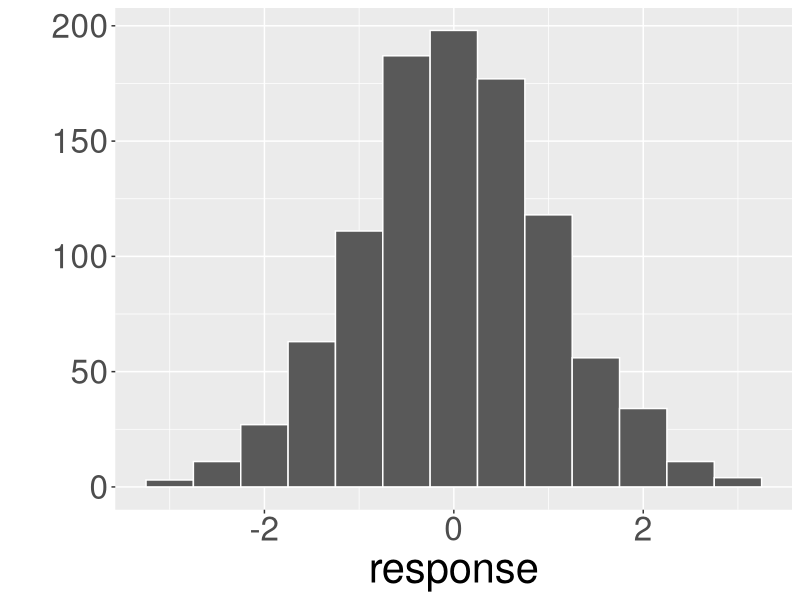
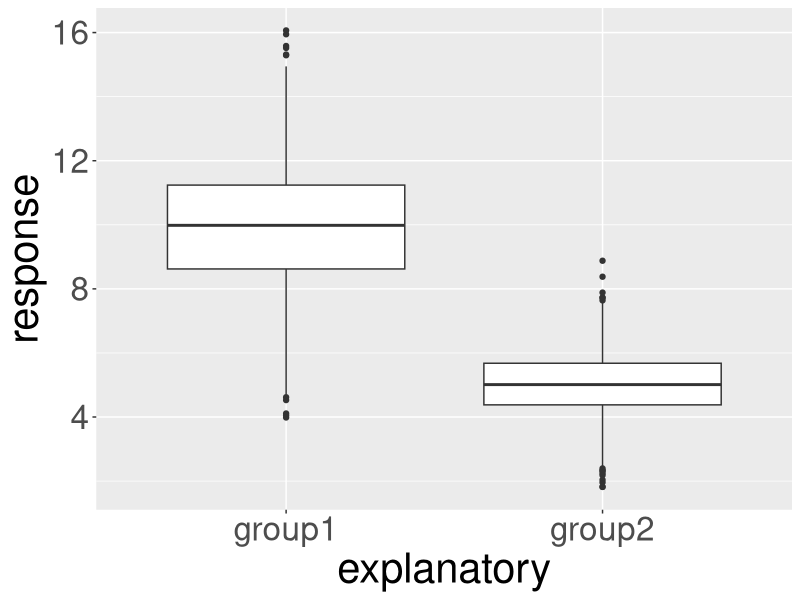
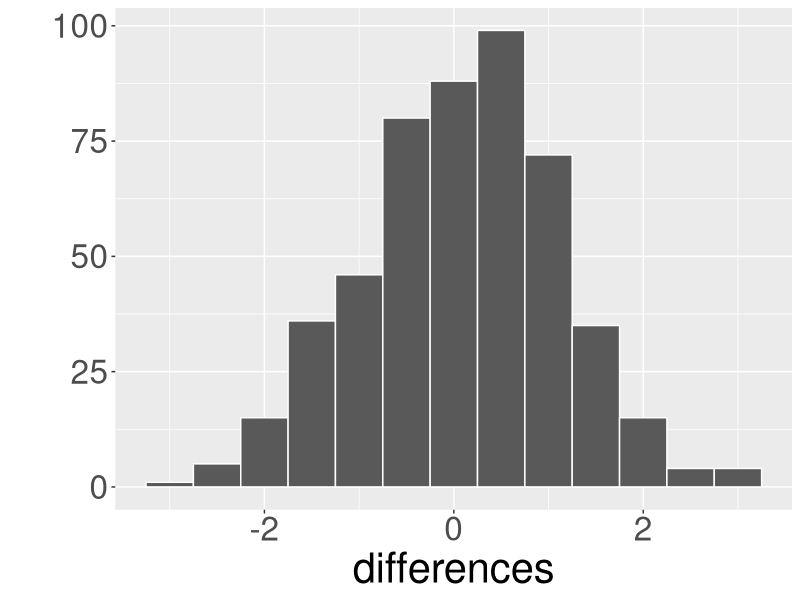
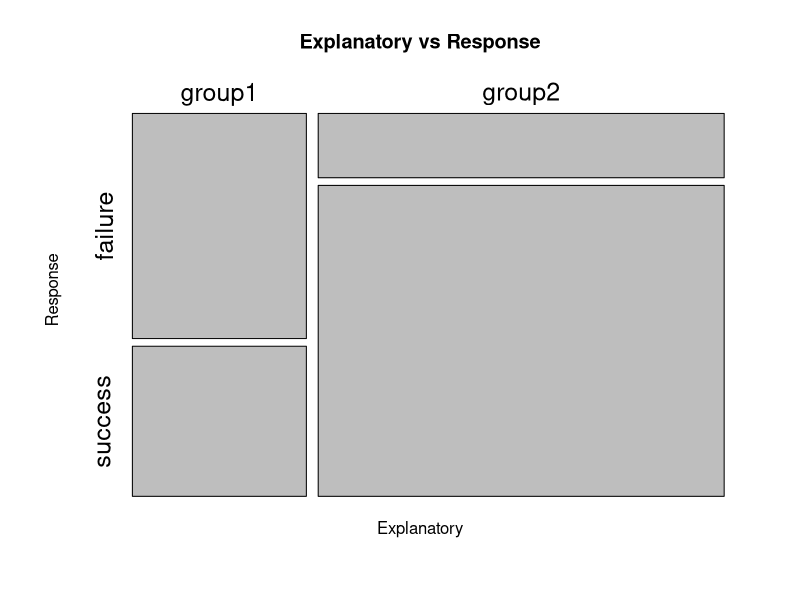
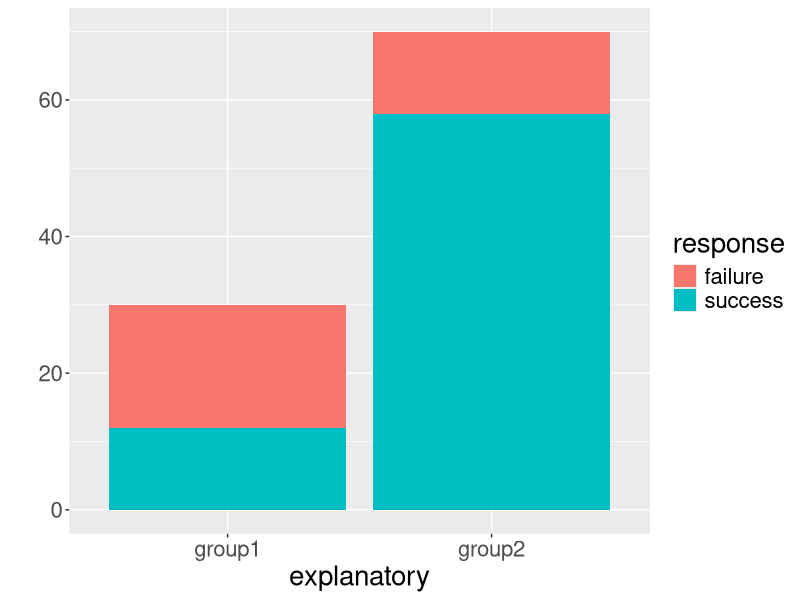
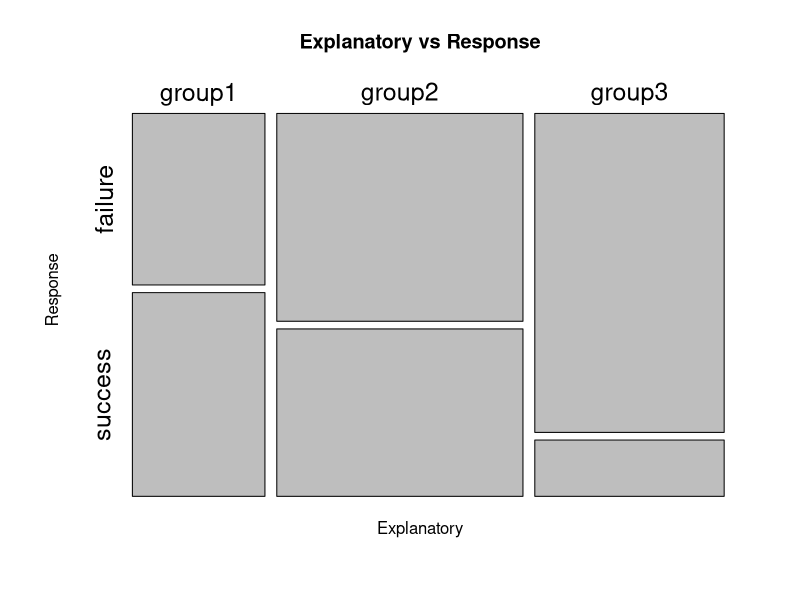
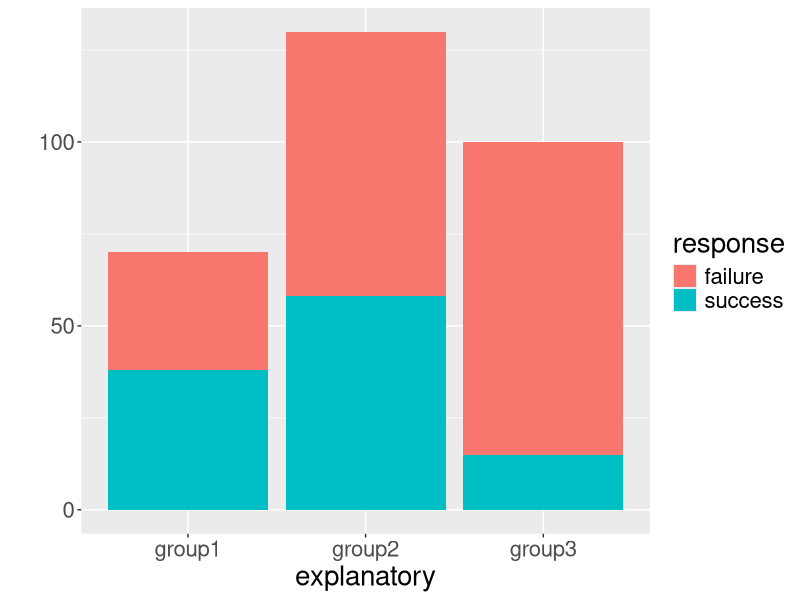
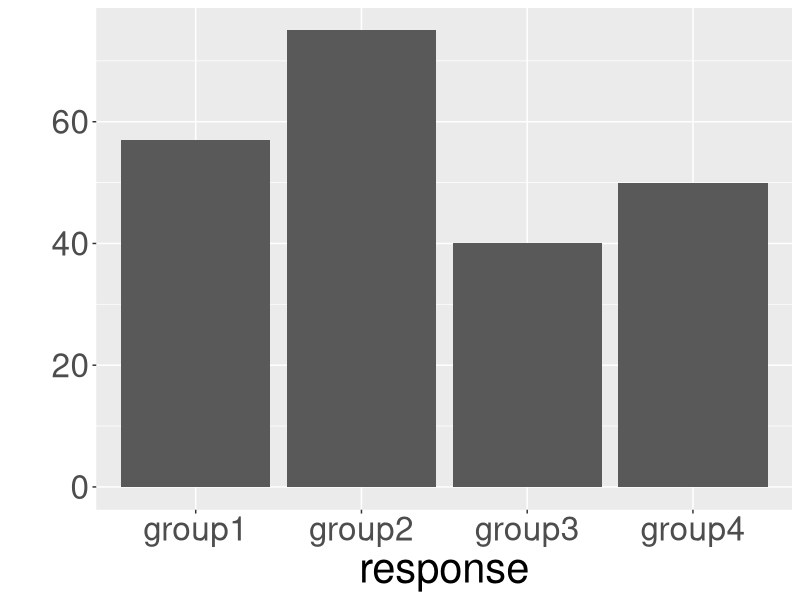

Recreate these plots in R, in order.
library(ggplot2)
library(dplyr)
homedir <- "/Users/cismay/Google Drive/ismayc.github.io/teaching/diagrams/"

# 1
response <- rnorm(1000)
qplot(x = response, geom = "histogram", binwidth = 0.5, col = I("white")) + theme(text = element_text(size = 30))
ggsave(paste0(homedir, "01-histogram.png"), dpi = 1000)

# 2
response <- c(rnorm(1000, mean = 10, sd = 2), rnorm(1000, mean = 5, sd = 1))
explanatory <- c(rep("group1", 1000), rep("group2", 1000))
dataframe <- data.frame(explanatory, response) 
qplot(x = explanatory, y = response, data = dataframe, geom = "boxplot") + theme(text = element_text(size = 30))
ggsave(paste0(homedir, "02-side_by_side_boxplot.png"), dpi = 1000)

# 3
differences <- c(rnorm(500))
qplot(x = differences, geom = "histogram", binwidth = 0.5, col = I("white")) + theme(text = element_text(size = 30))
ggsave(paste0(homedir, "03-differences_histogram.png"), dpi = 600)

#5
explanatory <- c(rep("group1", 30), rep("group2", 70))
response <- c(rep("success", 12), rep("failure", 18), rep("success", 58), rep("failure", 12))
dataframe <- data.frame(explanatory, response)
#png(paste0(homedir, "05-mosaic.png"), res = 500)
mosaicplot(table(dataframe$explanatory, dataframe$response),
  xlab = "Explanatory", 
  ylab = "Response",
  main = "Explanatory vs Response",
  cex.axis = 1.5)
#dev.off()
qplot(x = explanatory, data = dataframe, fill = response, geom = "bar") + theme(text = element_text(size = 20))
ggsave(paste0(homedir, "05-stacked_bar.png"), dpi = 1000)


# 6
explanatory <- c(rep("group1", 70), rep("group2", 130), rep("group3", 100))
response <- c(rep("success", 38), rep("failure", 32), rep("success", 58), rep("failure", 130 - 58), rep("success", 15), rep("failure", 85))
dataframe <- data.frame(explanatory, response)
#png(paste0(homedir, "05-mosaic.png"), res = 500)
mosaicplot(table(dataframe$explanatory, dataframe$response),
  xlab = "Explanatory", 
  ylab = "Response",
  main = "Explanatory vs Response",
  cex.axis = 1.5)
#dev.off()
qplot(x = explanatory, data = dataframe, fill = response, geom = "bar") + theme(text = element_text(size = 20))
ggsave(paste0(homedir, "06-stacked_bar.png"), dpi = 600)


# 7
response <- c(rep("group1", 57), rep("group2", 75), rep("group3", 40), rep("group4", 50))
qplot(x = response) + theme(text = element_text(size = 30))
ggsave(paste0(homedir, "07-single-bar.png"), dpi = 1000)

# 8
explanatory <- rnorm(100, 50)
response <- 2 * explanatory + rnorm(100)
dataframe <- data.frame(explanatory, response)
qplot(x = explanatory, y = response, data = dataframe, geom = "point") +
  theme(text = element_text(size = 20))
ggsave(paste0(homedir, "scatterplot.png"), dpi = 600)

# 9
response <- c(rep("success", 73), rep("failure", 27))
qplot(x = response) + theme(text = element_text(size = 30))
ggsave(paste0(homedir, "09-single-bar.png"), dpi = 1000)


# 10
explanatory <- c(rep("group1", 50), rep("group2", 50), rep("group3", 50), rep("group4", 50))
response <- c(runif(50, min = 20, max = 70), runif(50, min = 30, max = 50), runif(50, min = 70, max = 80), runif(50, min = 20, max = 80))
dataframe <- data.frame(explanatory, response)
qplot(x = explanatory, y = response, data = dataframe, geom = "boxplot") + theme(text = element_text(size = 30))
ggsave(paste0(homedir, "10-side_by_side_boxplot.png"), dpi = 1000)
